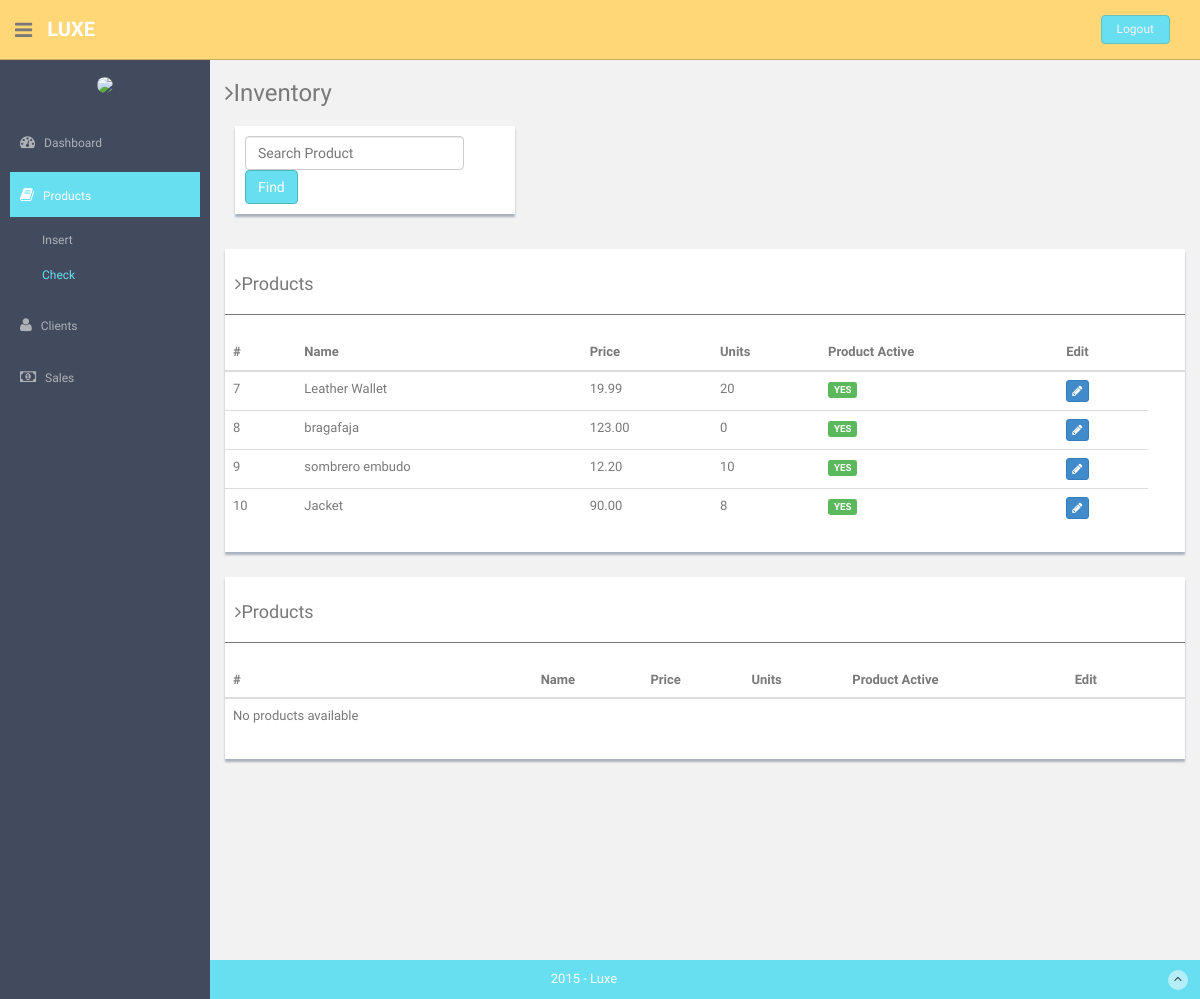
The page /inventory.php (signed in) on the database its author committed.
### tables this page shows
CREATE TABLE `Products` (
`ProdId` int(4) NOT NULL,
  `ProdName` varchar(20) NOT NULL,
  `ProdPrice` decimal(6,2) NOT NULL,
  `ProdUnits` int(2) NOT NULL,
  `ProdActive` enum('YES','NO') NOT NULL DEFAULT 'YES'
);

### functions.php (called while the page is built, shortened)
<?php
	function viewActiveProducts(){
	      $db = Database::connect();
	      $db->setAttribute(PDO::ATTR_ERRMODE, PDO::ERRMODE_EXCEPTION);
	      $stmt = $db->query('select * from Products where ProdActive = "YES";');
         return $stmt;
	}
	function viewNonActiveProducts(){
	      $db = Database::connect();
	      $db->setAttribute(PDO::ATTR_ERRMODE, PDO::ERRMODE_EXCEPTION);
	      $stmt = $db->query('select * from Products where ProdActive = "NO";');
         return $stmt;
	}
?>

### inventory.php (the view, shortened to what this page needs)
<?php require_once 'functions.php';?>
<!DOCTYPE html>
<html lang="en">
  <head>
    <link href="assets/css/bootstrap.css" rel="stylesheet">
    <link href="assets/font-awesome/css/font-awesome.css" rel="stylesheet" />
    <link href="assets/css/style.css" rel="stylesheet">
    <link href="assets/css/style-responsive.css" rel="stylesheet">
  </head>
  <body>
  <section id="container" >
      <header class="header black-bg">
              <div class="sidebar-toggle-box">
                  <div class="fa fa-bars tooltips" data-placement="right" data-original-title="Toggle Navigation"></div>
              </div>
            <a href="index.php" class="logo"><b>Luxe</b></a>
            <div class="top-menu">
            	<ul class="nav pull-right top-menu">
                    <li><a class="logout" href="login.php">Logout</a></li>
            	</ul>
            </div>
        </header>
      <aside>
          <div id="sidebar"  class="nav-collapse ">
              <ul class="sidebar-menu" id="nav-accordion">
              	  <p class="centered"><img src="assets/img/ui-juan.jpg" class="img-circle" width="60"></p>
                  <li class="mt">
                      <a href="index.php">
                          <i class="fa fa-dashboard"></i>
                          <span>Dashboard</span>
                      </a>
                  </li>
                  <li class="sub-menu">
                      <a class="active" href="javascript:;" >
                          <i class="fa fa-book"></i>
                          <span>Products</span>
                      </a>
                      <ul class="sub">
                          <li><a href="formInventory.php">Insert</a></li>
                          <li class="active"><a href="inventory.php">Check</a></li>
                      </ul>
                  </li>
                  <li class="sub-menu">
                      <a id="products" href="javascript:;" >
                          <i class="fa fa-user"></i>
                          <span>Clients</span>
                      </a>
                  </li>
                  <li class="sub-menu">
                      <a href="sales.php">
                          <i class="fa fa-money"></i>
                          <span>Sales</span>
                      </a>
                  </li>
              </ul>
          </div>
      </aside>
      <section id="main-content">
          <section class="wrapper site-min-height">
          	<h3><i class="fa fa-angle-right"></i>Inventory</h3>
				<div class="row">
					<div class="col-md-4">
						<div class="form-panel">
							<form class="form-inline">
								<div class="form-group">
									<input type="text" class="form-control" name="productName" id="productName" placeholder="Search Product">
								</div>
								<span id="productFinder" class="btn btn-theme">Find</span>
							</form>
						</div>
					</div>
				</div>
          	<div class="row mt">
          		<div class="col-md-12">
	                  	  <div class="content-panel">
	                  	  	  <h4><i class="fa fa-angle-right"></i>Products</h4>
	                  	  	  <hr>
		                      <table class="table table-hover">
                              <thead>
                                 <tr>
                                    <th>#</th>
                                    <th>Name</th>
                                    <th>Price</th>
                                    <th>Units</th>
												<th>Product Active</th>
												<th>Edit</th>
												<th></th>
                                 </tr>
                              </thead>
                              <tbody>
                                 <?php
                                    $results = viewActiveProducts();
                                    if($results -> rowCount()<=0){
                                       echo '<tr><td>No products available</td></tr>';
                                    }else{
                                       foreach ($results as $row) {
                                          echo '<tr>';
                                          echo '<td>'. $row['ProdId'] . '</td>';
                                          echo '<td>'. $row['ProdName'].'</td>';
                                          echo '<td>'. $row['ProdPrice'].'</td>';
                                          echo '<td>'. $row['ProdUnits'].'</td>';
														echo '<td><span class="label label-success">'.$row['ProdActive'].'</span></td>';
                                          echo '<td>
                                               <a href="editProduct.php?id='.$row['ProdId'].'" class="btn btn-primary btn-xs"><i class="fa fa-pencil"></i></a>
                                               </td>';
                                          echo '</tr>';
                                       }
                                    }
                                 ?>
                              </tbody>
                            </table>
	                  	  </div>
	                  </div>
		          		<div class="col-md-12 mt">
			                  	  <div class="content-panel">
			                  	  	  <h4><i class="fa fa-angle-right"></i>Products</h4>
			                  	  	  <hr>
				                      <table class="table">
		                              <thead>
		                                 <tr>
		                                    <th>#</th>
		                                    <th>Name</th>
		                                    <th>Price</th>
		                                    <th>Units</th>
														<th>Product Active</th>
														<th>Edit</th>
														<th></th>
		                                 </tr>
		                              </thead>
		                              <tbody>
		                                 <?php
		                                    $results = viewNonActiveProducts();
		                                    if($results -> rowCount()<=0){
		                                       echo '<tr><td>No products available</td></tr>';
		                                    }
		                                 ?>
		                              </tbody>
		                            </table>
			                  	  </div>
			                  </div>
          	</div>
		</section>
      </section>
      <footer class="site-footer">
          <div class="text-center">
              2015 - Luxe
              <a href="inventory.php#" class="go-top">
                  <i class="fa fa-angle-up"></i>
              </a>
          </div>
      </footer>
  </section>
  </body>
</html>

### assets/css/style.css (style rules this page uses)
body { color: #797979; background: #f2f2f2; font-family: 'Ruda', sans-serif; padding: 0px !important; margin: 0px !important; font-size:13px; }
ul li { list-style: none; }
a, a:hover, a:focus { text-decoration: none; outline: none; }
#container { width: 100%; height: 100%; }
.btn-theme { color: #fff; background-color: #68dff0; border-color: #48bcb4; }
hr { margin-top: 20px; margin-bottom: 20px; border: 0; border-top: 1px solid #797979; }
.centered { text-align: center; }
.mt { margin-top: 25px; }
ul.top-menu > li > .logout { color: #f2f2f2; font-size: 12px; border-radius: 4px; -webkit-border-radius: 4px; border: 1px solid #64c3c2 !important; padding: 5px 15px; margin-right: 15px; background: #68dff0; margin-top: 15px; }
#sidebar { width: 210px; height: 100%; position: fixed; background: #424a5d; }
#sidebar ul li { position: relative; }
#sidebar .sub-menu > .sub li { padding-left: 32px; }
#sidebar .sub-menu > .sub li:last-child { padding-bottom: 10px; }
ul.sidebar-menu , ul.sidebar-menu li ul.sub { margin: -2px 0 0; padding: 0; }
ul.sidebar-menu { margin-top: 75px; }
#sidebar > ul > li > ul.sub { display: none; }
#sidebar > ul > li.active > ul.sub, #sidebar > ul > li > ul.sub > li > a { display: block; }
ul.sidebar-menu li ul.sub li { background: #424a5d; margin-bottom: 0; margin-left: 0; margin-right: 0; }
ul.sidebar-menu li ul.sub li:last-child { border-radius: 0 0 4px 4px; -webkit-border-radius: 0 0 4px 4px; }
ul.sidebar-menu li ul.sub li a { font-size: 12px; padding: 6px 0; line-height: 35px; height: 35px; -webkit-transition: all 0.3s ease; -moz-transition: all 0.3s ease; -o-transition: all 0.3s ease; -ms-transition: all 0.3s ease; transition: all 0.3s ease; color: #aeb2b7; }
ul.sidebar-menu li ul.sub li.active a { color: #68dff0; -webkit-transition: all 0.3s ease; -moz-transition: all 0.3s ease; -o-transition: all 0.3s ease; -ms-transition: all 0.3s ease; transition: all 0.3s ease; display: block; }
ul.sidebar-menu li { margin-bottom: 5px; margin-left:10px; margin-right:10px; }
ul.sidebar-menu li.sub-menu { line-height: 15px; }
ul.sidebar-menu li a span { display: inline-block; }
ul.sidebar-menu li a { color: #aeb2b7; text-decoration: none; display: block; padding: 15px 0 15px 10px; font-size: 12px; outline: none; -webkit-transition: all 0.3s ease; -moz-transition: all 0.3s ease; -o-transition: all 0.3s ease; -ms-transition: all 0.3s ease; transition: all 0.3s ease; }
ul.sidebar-menu li a.active, ul.sidebar-menu li a:hover, ul.sidebar-menu li a:focus { background: #68dff0; color: #fff; display: block; -webkit-transition: all 0.3s ease; -moz-transition: all 0.3s ease; -o-transition: all 0.3s ease; -ms-transition: all 0.3s ease; transition: all 0.3s ease; }
ul.sidebar-menu li a i { font-size: 15px; padding-right: 6px; }
ul.sidebar-menu li a.active i { color: #fff; }
#main-content { margin-left: 210px; }
.header, .footer { min-height: 60px; padding: 0 15px; }
.header { position: fixed; left: 0; right: 0; z-index: 1002; }
.black-bg { background: #ffd777; border-bottom: 1px solid #c9aa5f; }
.wrapper { display: inline-block; margin-top: 60px; padding-left: 15px; padding-right: 15px; padding-bottom: 15px; padding-top: 0px; width: 100%; }
a.logo { font-size: 20px; color: #ffffff; float: left; margin-top: 15px; text-transform: uppercase; }
a.logo b { font-weight: 900; }
#top_menu .nav > li, ul.top-menu > li { float: left; }
ul.top-menu > li > a { color: #666666; font-size: 16px; border-radius: 4px; -webkit-border-radius: 4px; border:1px solid #666666 !important; padding: 2px 6px; margin-right: 15px; }
.sidebar-toggle-box { float: left; padding-right: 15px; margin-top: 20px; }
.sidebar-toggle-box .fa-bars { cursor: pointer; display: inline-block; font-size: 20px; }
.content-panel { background: #ffffff; box-shadow: 0px 3px 2px #aab2bd; padding-top: 15px; padding-bottom: 5px; }
.content-panel h4 { margin-left: 10px; }
.form-panel { background: #ffffff; margin: 10px; padding: 10px; box-shadow: 0px 3px 2px #aab2bd; text-align: left; }
.site-footer { background: #68dff0; color: #fff; padding: 10px 0; }
.go-top { margin-right: 1%; float: right; background: rgba(255,255,255,.5); width: 20px; height: 20px; border-radius: 50%; -webkit-border-radius: 50%; }
.go-top i { color: #2A3542; }
.site-min-height { min-height: 900px; }

### rows shown on the page
products: ProdId "7", ProdName "Leather Wallet", ProdPrice "19.99", ProdUnits "20", ProdActive "YES"
products: ProdId "8", ProdName "bragafaja", ProdPrice "123.00", ProdUnits "0", ProdActive "YES"
products: ProdId "9", ProdName "sombrero embudo", ProdPrice "12.20", ProdUnits "10", ProdActive "YES"
products: ProdId "10", ProdName "Jacket", ProdPrice "90.00", ProdUnits "8", ProdActive "YES"
